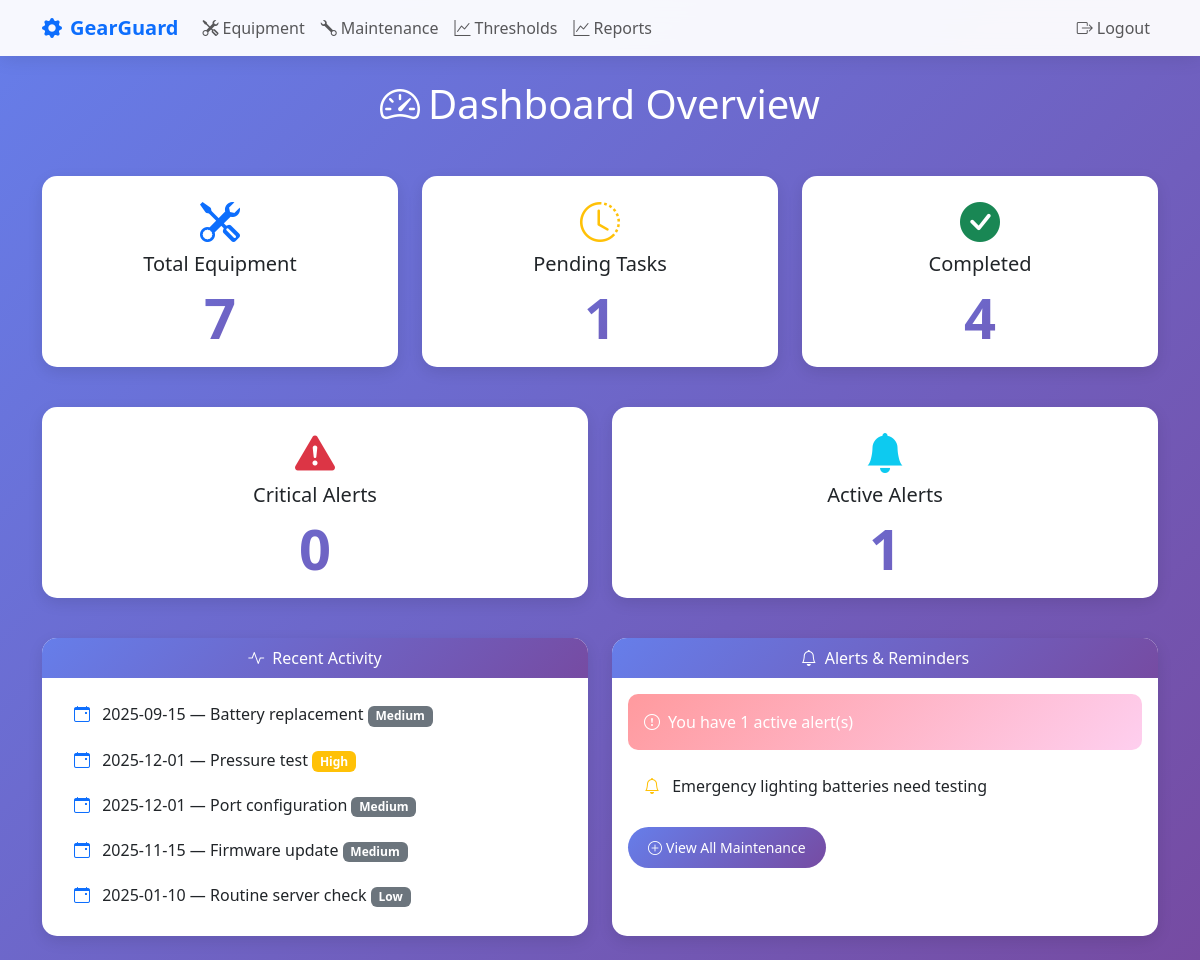
The page /dashboard (signed in) on the database its author committed.
### models.py (models this page shows)
class MaintenanceLog(db.Model):
    id = db.Column(db.Integer, primary_key=True)
    equipment_id = db.Column(db.Integer, db.ForeignKey('equipment.id'), nullable=False)
    issue = db.Column(db.String(200), nullable=False)
    type = db.Column(db.String(50), nullable=False)  # Preventive, Corrective, Emergency
    priority = db.Column(db.String(20), nullable=False)  # Low, Medium, High, Critical
    status = db.Column(db.String(20), nullable=False)  # Pending, In Progress, Completed
    cost = db.Column(db.Float)
    date = db.Column(db.String(20))
    technician = db.Column(db.String(100))
    parts_replaced = db.Column(db.Text)
    remarks = db.Column(db.Text)
    notes = db.Column(db.Text)
    recurrence = db.Column(db.String(50))  # daily, weekly, monthly, custom
    next_due = db.Column(db.String(20))
    reminder_date = db.Column(db.String(20))

class Alert(db.Model):
    id = db.Column(db.Integer, primary_key=True)
    equipment_id = db.Column(db.Integer, db.ForeignKey('equipment.id'), nullable=False)
    title = db.Column(db.String(100))
    message = db.Column(db.String(200))
    severity = db.Column(db.String(20))  # Low, Medium, High
    status = db.Column(db.String(20), default='Active')  # Active, Resolved
    created_at = db.Column(db.DateTime, default=datetime.utcnow)

### app.py (the view)
@app.route('/dashboard')
@login_required
def dashboard():
    uid = session['user']
    total_eq = Equipment.query.filter_by(user_id=uid).count()
    pending = MaintenanceLog.query.join(Equipment).filter(
        Equipment.user_id == uid,
        MaintenanceLog.status != "Completed"
    ).count()
    completed = MaintenanceLog.query.join(Equipment).filter(
        Equipment.user_id == uid,
        MaintenanceLog.status == "Completed"
    ).count()
    critical = MaintenanceLog.query.join(Equipment).filter(
        Equipment.user_id == uid,
        MaintenanceLog.priority == "Critical"
    ).count()
    recent = MaintenanceLog.query.join(Equipment).filter(
        Equipment.user_id == uid
    ).order_by(MaintenanceLog.id.desc()).limit(5).all()
    today = datetime.today().strftime('%Y-%m-%d')
    due = MaintenanceLog.query.join(Equipment).filter(
        Equipment.user_id == uid,
        MaintenanceLog.reminder_date <= today
    ).all()
    alerts = Alert.query.join(Equipment).filter(
        Equipment.user_id == uid,
        Alert.status == 'Active'
    ).all()
    return render_template(
        'dashboard.html',
        total_eq=total_eq,
        pending=pending,
        completed=completed,
        critical=critical,
        recent=recent,
        due=due,
        alerts=alerts,
        today=today
    )

### app.py (called while the page is built)
def login_required(f):
    @wraps(f)
    def decorated_function(*args, **kwargs):
        if 'user' not in session:
            flash("Please login first!", "error")
            return redirect('/login')
        return f(*args, **kwargs)
    return decorated_function

### templates/dashboard.html (shortened to what this page needs)
<!DOCTYPE html>
<html lang="en">
<head>
    <link href="https://cdn.jsdelivr.net/npm/bootstrap@5.3.0/dist/css/bootstrap.min.css" rel="stylesheet">
    <link href="https://cdn.jsdelivr.net/npm/bootstrap-icons@1.10.0/font/bootstrap-icons.css" rel="stylesheet">
</head>
<body>
    <nav class="navbar navbar-expand-lg navbar-light">
        <div class="container">
            <a class="navbar-brand fw-bold text-primary" href="/dashboard">
                <i class="bi bi-gear-fill me-2"></i>GearGuard
            </a>
            <div class="collapse navbar-collapse" id="navbarNav">
                <ul class="navbar-nav me-auto">
                    <li class="nav-item">
                        <a class="nav-link" href="/equipment"><i class="bi bi-tools me-1"></i>Equipment</a>
                    </li>
                    <li class="nav-item">
                        <a class="nav-link" href="/maintenance"><i class="bi bi-wrench me-1"></i>Maintenance</a>
                    </li>
                    <li class="nav-item">
                        <a class="nav-link" href="/thresholds"><i class="bi bi-graph-up me-1"></i>Thresholds</a>
                    </li>
                    <li class="nav-item">
                        <a class="nav-link" href="/reports"><i class="bi bi-graph-up me-1"></i>Reports</a>
                    </li>
                </ul>
                <ul class="navbar-nav">
                    <li class="nav-item">
                        <a class="nav-link" href="/logout"><i class="bi bi-box-arrow-right me-1"></i>Logout</a>
                    </li>
                </ul>
            </div>
        </div>
    </nav>
    <div class="container mt-4">
        <div class="row mb-4">
            <div class="col-12">
                <h1 class="text-white text-center mb-4">
                    <i class="bi bi-speedometer2 me-2"></i>Dashboard Overview
                </h1>
            </div>
        </div>
        <div class="row mb-4">
            <div class="col-md-4 mb-3">
                <div class="card h-100">
                    <div class="card-body text-center">
                        <i class="bi bi-tools fs-1 text-primary mb-2"></i>
                        <h5 class="card-title">Total Equipment</h5>
                        <p class="card-text display-4">{{total_eq}}</p>
                    </div>
                </div>
            </div>
            <div class="col-md-4 mb-3">
                <div class="card h-100">
                    <div class="card-body text-center">
                        <i class="bi bi-clock-history fs-1 text-warning mb-2"></i>
                        <h5 class="card-title">Pending Tasks</h5>
                        <p class="card-text display-4">{{pending}}</p>
                    </div>
                </div>
            </div>
            <div class="col-md-4 mb-3">
                <div class="card h-100">
                    <div class="card-body text-center">
                        <i class="bi bi-check-circle-fill fs-1 text-success mb-2"></i>
                        <h5 class="card-title">Completed</h5>
                        <p class="card-text display-4">{{completed}}</p>
                    </div>
                </div>
            </div>
        </div>
        <div class="row mb-4">
            <div class="col-md-6 mb-3">
                <div class="card h-100">
                    <div class="card-body text-center">
                        <i class="bi bi-exclamation-triangle-fill fs-1 text-danger mb-2"></i>
                        <h5 class="card-title">Critical Alerts</h5>
                        <p class="card-text display-4">{{critical}}</p>
                    </div>
                </div>
            </div>
            <div class="col-md-6 mb-3">
                <div class="card h-100">
                    <div class="card-body text-center">
                        <i class="bi bi-bell-fill fs-1 text-info mb-2"></i>
                        <h5 class="card-title">Active Alerts</h5>
                        <p class="card-text display-4">{{alerts|length}}</p>
                    </div>
                </div>
            </div>
        </div>
        <div class="row">
            <div class="col-md-6 mb-4">
                <div class="card h-100">
                    <div class="card-header">
                        <i class="bi bi-activity me-2"></i>Recent Activity
                    </div>
                    <div class="card-body">
                        <ul class="list-group list-group-flush">
                            {% for r in recent %}
                                <li class="list-group-item">
                                    <i class="bi bi-calendar-event me-2 text-primary"></i>
                                    {{r.date}} — {{r.issue}} <span class="badge bg-{{ 'warning' if r.priority == 'High' else 'secondary' }}">{{r.priority}}</span>
                                </li>
                            {% else %}
                                <li class="list-group-item">
                                    <i class="bi bi-info-circle me-2 text-muted"></i>No recent activity
                                </li>
                            {% endfor %}
                        </ul>
                    </div>
                </div>
            </div>
            <div class="col-md-6 mb-4">
                <div class="card h-100">
                    <div class="card-header">
                        <i class="bi bi-bell me-2"></i>Alerts & Reminders
                    </div>
                    <div class="card-body">
                        {% if alerts %}
                            <div class="alert alert-custom mb-3">
                                <i class="bi bi-exclamation-circle me-2"></i>You have {{alerts|length}} active alert(s)
                            </div>
                        {% endif %}
                        <ul class="list-group list-group-flush">
                            {% for a in alerts %}
                                <li class="list-group-item">
                                    <i class="bi bi-{{ 'exclamation-triangle' if a.type == 'critical' else 'bell' }} me-2 text-{{ 'danger' if a.type == 'critical' else 'warning' }}"></i>
                                    {{a.message}}
                                </li>
                            {% else %}
                                <li class="list-group-item">
                                    <i class="bi bi-check-circle me-2 text-success"></i>No active alerts
                                </li>
                            {% endfor %}
                        </ul>
                        <div class="mt-3">
                            <a href="/maintenance" class="btn btn-custom btn-sm">
                                <i class="bi bi-plus-circle me-1"></i>View All Maintenance
                            </a>
                        </div>
                    </div>
                </div>
            </div>
        </div>
    </div>
</body>
</html>

### templates/dashboard.html (style rules this page uses)
body { background: linear-gradient(135deg, #667eea 0%, #764ba2 100%); min-height: 100vh; }
.navbar { background: rgba(255,255,255,0.95) !important; backdrop-filter: blur(10px); box-shadow: 0 2px 20px rgba(0,0,0,0.1); }
.card { border: none; border-radius: 15px; box-shadow: 0 5px 15px rgba(0,0,0,0.1); transition: all 0.3s ease; }
.card-header { background: linear-gradient(135deg, #667eea 0%, #764ba2 100%); color: white; border-radius: 15px 15px 0 0 !important; border: none; text-align: center; }
.display-4 { font-weight: 700; background: linear-gradient(135deg, #667eea 0%, #764ba2 100%); -webkit-background-clip: text; -webkit-text-fill-color: transparent; background-clip: text; }
.btn-custom { background: linear-gradient(135deg, #667eea 0%, #764ba2 100%); border: none; border-radius: 25px; color: white; padding: 10px 20px; transition: all 0.3s ease; }
.list-group-item { border: none; border-radius: 10px; margin-bottom: 5px; background: rgba(255,255,255,0.8); }
.alert-custom { background: linear-gradient(135deg, #ff9a9e 0%, #fecfef 100%); color: white; border: none; border-radius: 10px; }

### rows shown on the page
MaintenanceLog: date "2025-09-15", issue "Battery replacement", priority "Medium"
MaintenanceLog: date "2025-12-01", issue "Pressure test", priority "High"
MaintenanceLog: date "2025-12-01", issue "Port configuration", priority "Medium"
MaintenanceLog: date "2025-11-15", issue "Firmware update", priority "Medium"
MaintenanceLog: date "2025-01-10", issue "Routine server check", priority "Low"
Alert: message "Emergency lighting batteries need testing"

### other values the page prints
{{ total_eq }} "7"
{{ pending }} "1"
{{ completed }} "4"
{{ critical }} "0"
{{ alerts|length }} "1"
